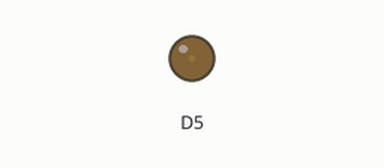
Simulated run of this sketch. Board: ESP8266 (NodeMCU). Parts: output pins drawn as LEDs (lit = HIGH).

Above: at 0.05 s.
At 0.65 s:
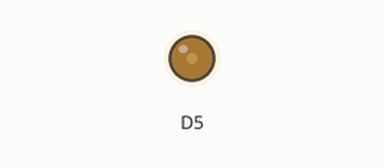
At 1.3 s:
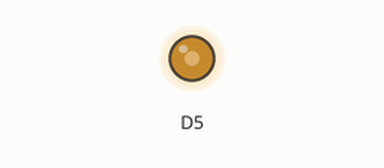
At 2.55 s:
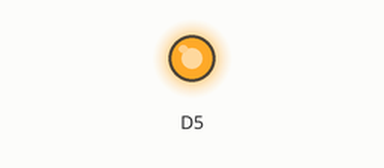
Timing chart, 0 to 5.9 s (numbered marks = the images above):
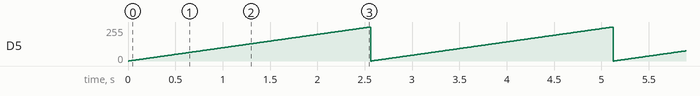

Measured:
- by itself, D5: ramps from 0/255 to 255/255 and jumps back, once every 2.6 s

The sketch:

2b_Analog_Output_For_Loop.ino
```cpp
void setup(){
  pinMode(D5, OUTPUT);
}

void loop(){
  for(int i=0; i<256; i++){
    analogWrite(D5, i);
    delay(10);
  }
}
```
